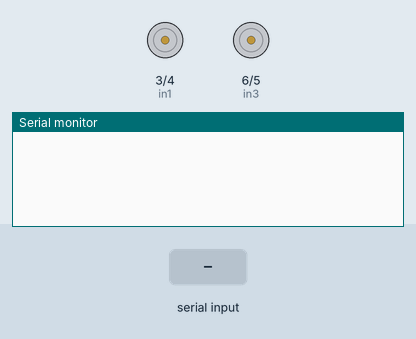
A sketch run on a simulated Arduino Uno, built with avr-gcc and run on an emulated ATmega328P. Shown: motor-driver pin pairs drawn as motors (green arrow = first pin HIGH = forward, orange = second pin HIGH = backward, longer = more drive, scaled by the enable pin), the last lines printed to the serial monitor. The inputs (shaded band) are chosen by the test bench.

Above: at 1.2 s.
1.3 s: "f" received over Serial
At 2.5 s:
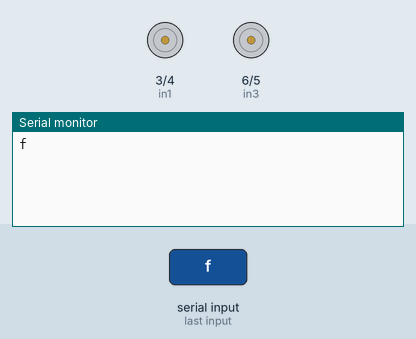
2.8 s: "b" received over Serial
At 3.8 s:
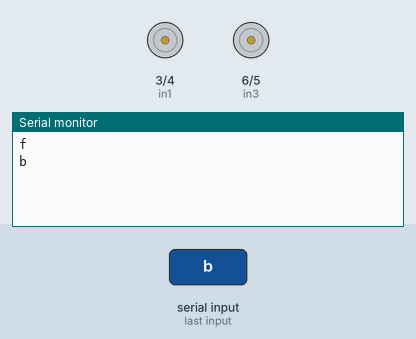
4.3 s: "l" received over Serial
At 4.9 s:
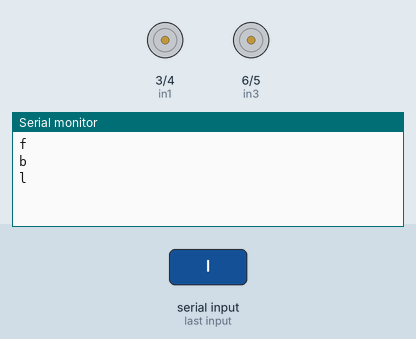
5.8 s: "r" received over Serial
At 7.3 s:
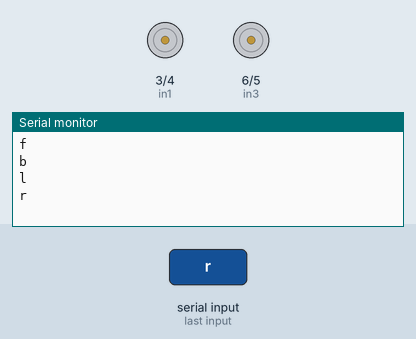

The sketch:

lineFollowerArduino.ino
```cpp
//MOTOR1 PINS
int ena = 9;
int in1 = 3;
int in2 = 4;
int enb = 10;
int in4 = 5;
int in3 = 6;
#define del 100

void setup() {

  pinMode(ena, OUTPUT);
  pinMode(in1, OUTPUT);
  pinMode(in2, OUTPUT);
  pinMode(enb, OUTPUT);
  pinMode(in3, OUTPUT);
  pinMode(in4, OUTPUT);
Serial.begin(9600);

}

void loop() {
if(Serial.available()>0)
 {
 char a=Serial.read();
 Serial.println(a);
 if (a=='f')

 {
  analogWrite(ena, 75);
   analogWrite(enb, 75);
   digitalWrite(in1,HIGH);
  digitalWrite(in2,LOW);
  digitalWrite(in3,HIGH);
  digitalWrite(in4,LOW);

delay(5);
 digitalWrite(in1,LOW);
  digitalWrite(in2,LOW);
  digitalWrite(in3,LOW);
  digitalWrite(in4,LOW);
}


 if (a=='b')

 {
  analogWrite(ena, 75);
   analogWrite(enb, 75);
   digitalWrite(in2,HIGH);
  digitalWrite(in1,LOW);
  digitalWrite(in4,HIGH);
  digitalWrite(in3,LOW);

delay(5);
 digitalWrite(in1,LOW);
  digitalWrite(in2,LOW);
  digitalWrite(in3,LOW);
  digitalWrite(in4,LOW);
}

  if (a=='l')

 {
  analogWrite(ena, 75);
   analogWrite(enb, 75);
   digitalWrite(in1,HIGH);
  digitalWrite(in2,LOW);
  digitalWrite(in3,LOW);
  digitalWrite(in4,LOW);

delay(5);
 digitalWrite(in1,LOW);
  digitalWrite(in2,LOW);
  digitalWrite(in3,LOW);
  digitalWrite(in4,LOW);
}

 if (a=='r')

 {
  analogWrite(ena, 75);
   analogWrite(enb, 75);
   digitalWrite(in1,LOW);
  digitalWrite(in2,LOW);
  digitalWrite(in3,HIGH);
  digitalWrite(in4,LOW);

delay(5);
 digitalWrite(in1,LOW);
  digitalWrite(in2,LOW);
  digitalWrite(in3,LOW);
  digitalWrite(in4,LOW);
}


 }
}
```

Measured:
- after the input at 1.3 s, the serial monitor: prints a new line at once (image 1)
- after the input at 2.8 s, the serial monitor: prints a new line at once (image 2)
- after the input at 4.3 s, the serial monitor: prints a new line at once (image 3)
- after the input at 5.8 s, the serial monitor: prints a new line at once (image 4)
